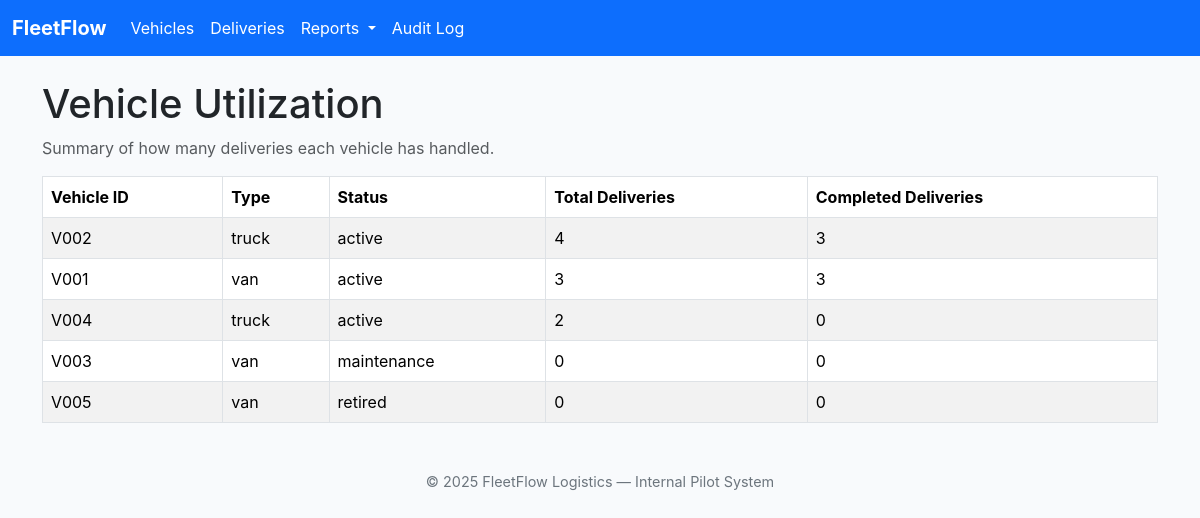
Page /reports/vehicle_utilization on the committed database.
### tables this page shows
CREATE TABLE vehicles (
    vehicle_id TEXT PRIMARY KEY, -- Internal unique identifier
    -- Added Checks for data integrity
    type TEXT NOT NULL,
    capacity INTEGER CHECK(capacity >= 0), -- in kilograms
    status TEXT NOT NULL CHECK (status IN ('active', 'maintenance', 'retired')),  -- To limit scope I am only enforcing these three statuses
    -- Additional vehicle attributes I added for better tracking
    license_plate TEXT UNIQUE NOT NULL, -- This is a real-world identifier
    current_odometer INTEGER -- in kilometers
);

### app.py (the view)
@app.route("/reports/vehicle_utilization")
def vehicle_utilization_report():
    db = get_db()
    rows = db.execute(
        """
        SELECT v.vehicle_id,
               v.type AS vehicle_type,
               v.status AS vehicle_status,
               COUNT(d.delivery_id) AS total_deliveries,
               SUM(CASE WHEN d.status = 'completed' THEN 1 ELSE 0 END) AS completed_deliveries
        FROM vehicles v
        LEFT JOIN deliveries d ON v.vehicle_id = d.vehicle_id
        GROUP BY v.vehicle_id, v.type, v.status
        ORDER BY completed_deliveries DESC, total_deliveries DESC;
        """
    ).fetchall()
    return render_template("report_vehicle_utilization.html", rows=rows)

### app.py (called while the page is built)
def get_db():
    if "db" not in g:
        conn = sqlite3.connect(DATABASE)
        conn.row_factory = sqlite3.Row
        conn.execute("PRAGMA foreign_keys = ON;")
        g.db = conn
    return g.db

### templates/report_vehicle_utilization.html
{% extends "base.html" %}
{% block content %}
<h1>Vehicle Utilization</h1>
<p class="text-muted">
    Summary of how many deliveries each vehicle has handled.
</p>
<table class="table table-striped table-bordered mt-3">
    <thead>
        <tr>
            <th>Vehicle ID</th>
            <th>Type</th>
            <th>Status</th>
            <th>Total Deliveries</th>
            <th>Completed Deliveries</th>
        </tr>
    </thead>
    <tbody>
    {% for row in rows %}
        <tr>
            <td>{{ row["vehicle_id"] }}</td>
            <td>{{ row["vehicle_type"] }}</td>
            <td>{{ row["vehicle_status"] }}</td>
            <td>{{ row["total_deliveries"] }}</td>
            <td>{{ row["completed_deliveries"] or 0 }}</td>
        </tr>
    {% endfor %}
    </tbody>
</table>
{% endblock %}

### templates/base.html (style rules this page uses)
body { background-color: #f8fafc; font-family: "Inter", system-ui, -apple-system, sans-serif; }

### rows in the picture
vehicles: vehicle_id "V002", vehicle_type "truck", vehicle_status "active", total_deliveries "4", row "3"
vehicles: vehicle_id "V001", vehicle_type "van", vehicle_status "active", total_deliveries "3", row "3"
vehicles: vehicle_id "V004", vehicle_type "truck", vehicle_status "active", total_deliveries "2", row "0"
vehicles: vehicle_id "V003", vehicle_type "van", vehicle_status "maintenance", total_deliveries "0", row "0"
vehicles: vehicle_id "V005", vehicle_type "van", vehicle_status "retired", total_deliveries "0", row "0"

### other values in the picture
{{ current_year | default(2025) }} "2025"
